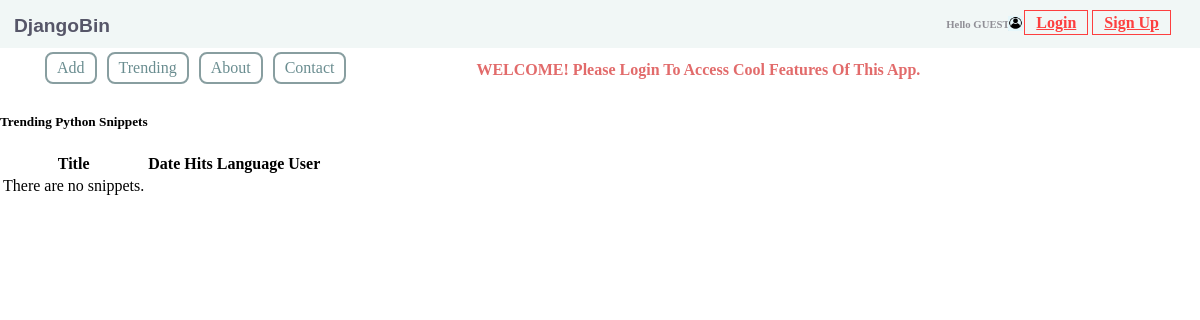
/trending/python/, run on an earlier commit of the app's database.
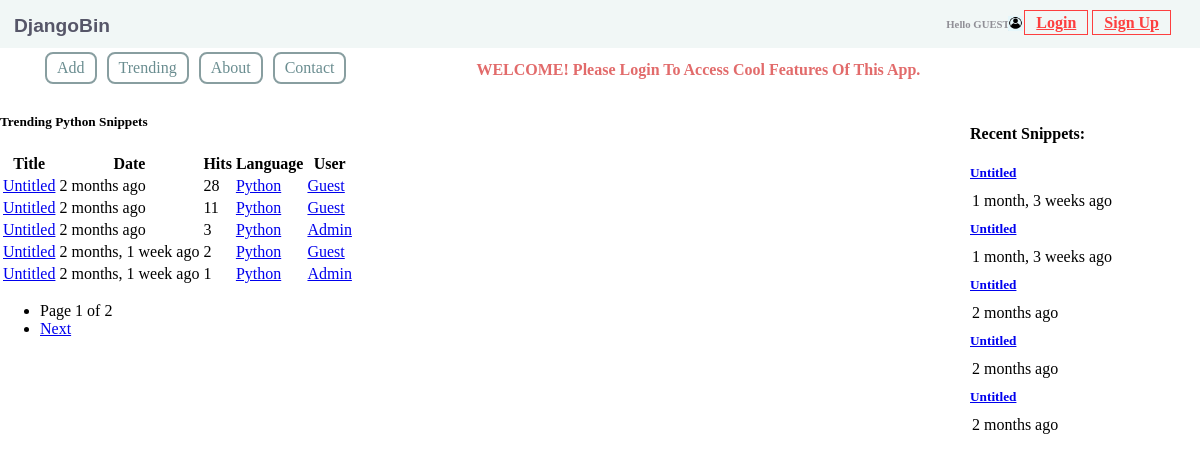
And on a later commit of the database.
### djangobin/models.py (models this page shows, shortened)
class Language(models.Model):
    name = models.CharField(max_length=100)
    lang_code = models.CharField(max_length=100, unique=True, verbose_name="Language Code")
    slug = models.SlugField(max_length=100, unique=True)
    mime = models.CharField(max_length=100, help_text='MIME to use when sending snippet as file.')
    file_extension = models.CharField(max_length=10)
    created_on = models.DateTimeField(auto_now_add=True)
    updated_on = models.DateTimeField(auto_now=True)
    class Meta:
        ordering = ['name']
    def __str__(self):
        return self.name

class Snippet(models.Model):
    title = models.CharField(max_length=200, blank=True)
    original_code = models.TextField()
    highlighted_code = models.TextField(blank=True, help_text="Read only field. Will contain the "
                                                              "syntax-highlighted version of the original code.")
    expiration = models.CharField(max_length=10, choices=Pref.expiration_choices)
    exposure = models.CharField(max_length=10, choices=Pref.exposure_choices)
    hits = models.IntegerField(default=0, help_text='Read only field. Will be updated after every visit to snippet.')
    slug = models.SlugField(help_text='Read only field. Will be filled automatically.')
    created_on = models.DateTimeField(auto_now_add=True)
    language = models.ForeignKey(Language, on_delete=models.CASCADE)
    user = models.ForeignKey(User, on_delete=models.CASCADE)
    tags = models.ManyToManyField('Tag', blank=True)
    class Meta:
        ordering = ['-created_on']
    def get_absolute_url(self):
        return reverse('djangobin:snippet_detail', args=[self.slug])

### djangobin/views.py (the view)
# urls.py: url('^trending/(?P<language_slug>[\w]+)/$', views.trending_snippets, name='trending_snippets'),
def trending_snippets(request, language_slug=''):
    lang = None
    snippets = Snippet.objects
    if language_slug:
        lang = get_object_or_404(Language, slug=language_slug)
        snippet_list = snippets.filter(language__slug=language_slug, exposure='public').order_by("-hits")
    else:
        snippet_list = get_list_or_404(snippets.filter(exposure='public').order_by('-hits'))
    snippets = paginate_result(request, snippet_list, 5)
    return render(request, 'djangobin/trending.html', {'snippets': snippets, 'lang': lang})

### djangobin/context_processors.py (called while the page is built)
def recent_snippets(request):
    return dict(recent_snippets=Snippet.objects.filter(exposure='public').order_by("-id")[:5])

### djangobin/models.py (called while the page is built)
    def get_absolute_url(self):
        return reverse('djangobin:profile', args=[self.user.username])

### djangobin/utils.py (called while the page is built)
def paginate_result(request, object_list, item_per_page):
    paginator = Paginator(object_list, item_per_page)
    page_num = request.GET.get('page')
    try:
        page = paginator.page(page_num)
    except PageNotAnInteger:
        page = paginator.page(1)
    except EmptyPage:
        page = paginator.page(paginator.num_pages)
    return page

### djangobin/templates/djangobin/trending.html (shortened to what this page needs)
{% extends 'djangobin/Base.html' %}
{% load humanize %}
{% block main %}
    <h5>Trending {{ lang.name }} Snippets</h5>
    <table class="table">
        <thead>
            <tr>
                <th>Title</th>
                <th>Date</th>
                <th>Hits</th>
                <th>Language</th>
                <th>User</th>
            </tr>
        </thead>
        <tbody>
            {% for snippet in snippets %}
            <tr>
                <td>
                    <a href="{{ snippet.get_absolute_url }}">{{ snippet.title }}</a>
                </td>
                <td title="{{ snippet.created_on }}">{{ snippet.created_on|naturaltime }}</td>
                <td>{{ snippet.hits }}</td>
                <td>
                    <a href="{% url 'djangobin:trending_snippets' snippet.language.slug  %}">{{ snippet.language }}</a>
                </td>
                {% if not snippet.user.profile.private %}
                    <td><a href="{{ snippet.user.profile.get_absolute_url }}">{{ snippet.user.username|title }}</a></td>
                {% else %}
                    <td>-</td>
                {% endif %}
            </tr>
            {% empty %}
                <tr class="text-center">
                    <td>There are no snippets.</td>
                </tr>
            {% endfor %}
        </tbody>
    </table>
    {% if snippets.paginator.num_pages > 1 %}
        <ul>
            <li>Page {{ snippets.number }} of {{ snippets.paginator.num_pages }}</li>
            {% if snippets.has_next %}
                <li><a href="?page={{ snippets.next_page_number }}">Next</a></li>
            {% endif %}
        </ul>
    {% endif %}
{% endblock %}

### djangobin/templates/djangobin/Base.html (shortened to what this page needs)
<!DOCTYPE html>
<html lang="en">
<head>
     {% load static %}
     {% load humanize %}
    <link rel="stylesheet" href="{% static 'djangobin/css/Base.css' %}">
</head>
    <body>
        <header>
            <div id="id_container-head" class="container-head">
                <div class="default-logo">
                    <a id="default-logo" href="/">DjangoBin</a>
                </div>
                <div class="user-login-logo">
                    <img src="{% static 'djangobin/images/user_login.jpg' %}" alt="user_login" width="15" height="15">
                </div>
                <div class="container-head-left">
                    <div class="user-name">
                        {% if request.user.is_authenticated == False %}
                            <h6 id="user-name">Hello GUEST!</h6>
                        {% else %}
                            <h6 id="user-name">Hello {{request.user.username|title}}!</h6>
                        {% endif %}
                    </div>
                    <div class="cls-login-signup">
                        {% if request.user.is_authenticated %}
                            <a class="login-signup-btn" href="{% url 'djangobin:logout' %}">Logout</a>
                        {% elif not request.user.is_authenticated and request.path == '/logout/' or not request.user.is_authenticated and request.path == '/login/' %}
                                <a class="login-signup-btn" href="{% url 'djangobin:login'%}">Login</a>
                        {% else %}
                                <a class="login-signup-btn" href="{% url 'djangobin:login'%}?next={{request.path}}">Login</a>
                        {% endif %}
                    </div>
                     {% if not request.user.is_authenticated %}
                        <div class="cls-login-signup">
                            <a class="login-signup-btn" href="{% url 'djangobin:signup' %}">Sign Up</a>
                        </div>
                     {% endif %}
                </div>
            </div>
            {% block nav %}
                <nav class="navbar-default">
                    <ul class="nav-list">
                        <li class="nav-li-item"><a class="nav-item" href="#">Add</a></li>
                        <li class="nav-li-item"><a class="nav-item" href="{% url 'djangobin:trending_snippets' %}">Trending</a></li>
                        <li class="nav-li-item"><a class="nav-item" href="#">About</a></li>
                        <li class="nav-li-item"><a class="nav-item" href="{% url 'djangobin:contact' %}">Contact</a></li>
                    </ul>
                    {% if not request.user.is_authenticated %}
                        <span class="nav-mesg-red">WELCOME! Please Login To Access Cool Features Of This App.</span>
                    {% else %}
                        <span class="nav-mesg-green">You Are Welcome {{request.user.username|title}} In DjangoBin App.</span>
                    {% endif %}
                </nav>
            {% endblock %}
        </header>
        <div class="recent-snippets">
            {% if recent_snippets %}
                <h4>Recent Snippets:</h4>
                {% for recent_snippet in recent_snippets %}
                    <a href="{{ recent_snippet.get_absolute_url }}" class="">
                        <h5 class=""> {{ recent_snippet.title }}</h5>
                    </a>
                        <p class="">{{ recent_snippet.created_on|naturaltime }}</p>
                {% endfor %}
            {% endif %}
        </div>
        {% block main %} {% endblock %}
    </body>
</html>

### djangobin/static/djangobin/css/Base.css (style rules this page uses)
body { margin:auto; }
.recent-snippets { display: inline-block; float: right; width: 200px; height: 400px; margin: 12px 30px; }
.recent-snippets h5 { margin: auto; }
.recent-snippets p { margin: 11px 2px; }
.container-head { background-color: rgb(241, 247, 246); padding: 1px 14px; overflow: auto; }
.container-head-left { float: right; }
.default-logo { float: left; margin-top: 14px; font-family: sans-serif; }
#default-logo { text-decoration: none; color: rgb(86, 86, 104); font-size: larger; font-weight: bold; }
.user-login-logo { float: right; display: inline-block; color: #908f96; position: relative; right: 163px; top: 15px; }
.user-name { display: inline-block; }
#user-name { margin: 1px 6px; padding: 16px 1px; color: #908f96; }
.cls-login-signup { display: inline-block; }
.login-signup-btn { border: 1px solid rgb(253, 63, 63); padding: 3px 11px; color: rgb(253, 63, 63); font-weight: bold; }
.navbar-default { overflow: auto; }
.navbar-default ul { overflow: auto; margin: auto; float: left; }
.navbar-default ul li { float: left; list-style: none; padding: 5px 10px; border: 2px solid #889ea0; margin: 4px 5px; border-radius: 8px; color:#6a8d90; }
.navbar-default ul li a { text-decoration: none; color: #6a8d90; }
.navbar-default .nav-mesg-red { float: left; padding: 13px 125px; color: #e26b6b; font-weight: bold; }

What changed in the data, as far as the page shows it:
added Snippet: title "Untitled", created_on "1 month, 3 weeks ago", shown under "Recent Snippets:"
added Snippet: title "Untitled", created_on "1 month, 3 weeks ago", shown under "Recent Snippets:"
added Snippet: title "Untitled", created_on "2 months ago", hits "3", language "Python", user.username "Admin"
added Snippet: title "Untitled", created_on "2 months ago", hits "28", language "Python", user.username "Guest"
added Snippet: title "Untitled", created_on "2 months ago", shown under "Recent Snippets:"
added Snippet: title "Untitled", created_on "2 months ago", hits "11", language "Python", user.username "Guest", shown under "Trending Python Snippets"
added Snippet: title "Untitled", created_on "2 months, 1 week ago", hits "2", language "Python", user.username "Guest", shown under "Trending Python Snippets"
added Snippet: title "Untitled", created_on "2 months, 1 week ago", hits "1", language "Python", user.username "Admin", shown under "Trending Python Snippets"
Also different on the page:
{{ snippets.number }}: (not shown) → "1"
{{ snippets.paginator.num_pages }}: (not shown) → "2"
text no longer shown: "There are no snippets."
text now shown: "Recent Snippets: Page of Next"
